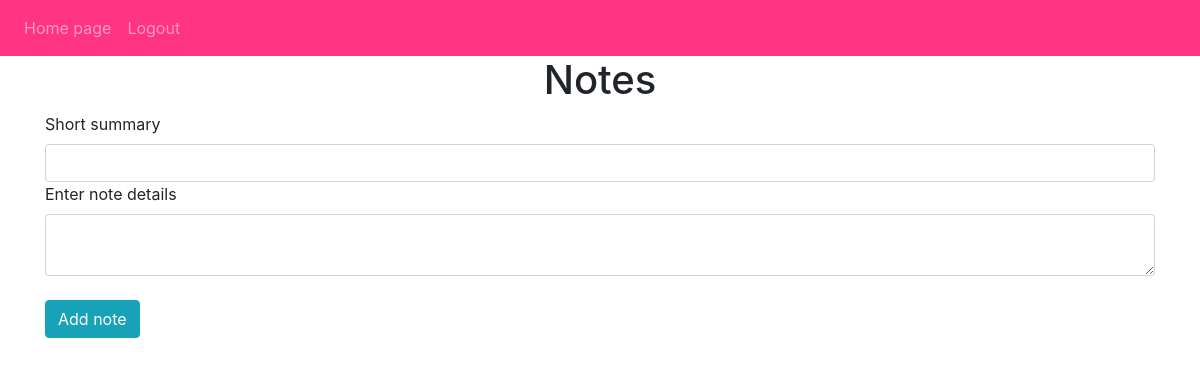
Page / (signed in) on the earlier database version.
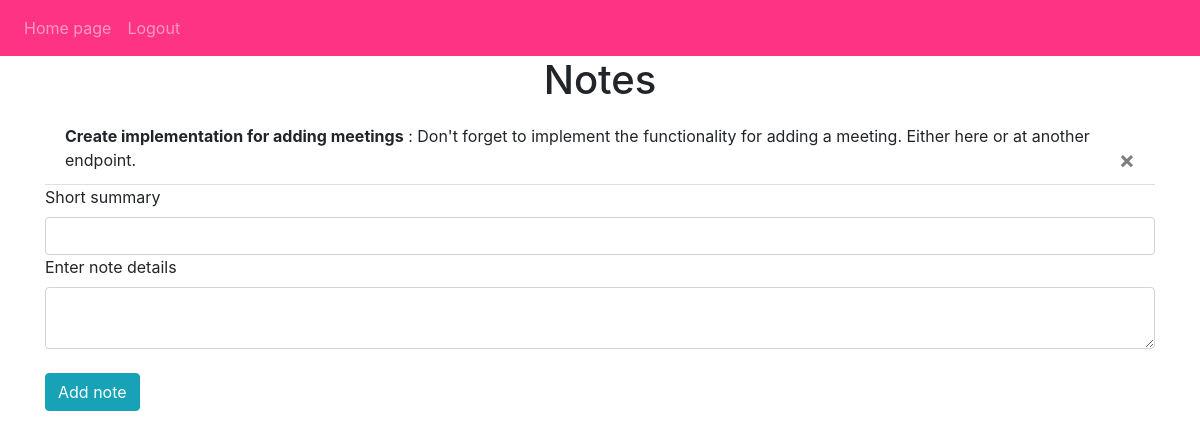
Same page on the later database version.
### planner/models.py (models this page shows)
class Note(db.Model):
    id = db.Column(db.Integer, primary_key=True)
    summary = db.Column(db.String(50))
    data = db.Column(db.String(1000))
    date_created = db.Column(db.DateTime(timezone=True), default=func.now())
    user_id = db.Column(db.Integer, db.ForeignKey('user.id'))

### planner/views.py (the view, shortened to what this page needs)
@views.route('/', methods=['GET', 'POST'])
@login_required
def index():
    return render_template('home.html', user=current_user)

### planner/__init__.py (called while the page is built)
def create_app():
    app = Flask(__name__)
    app.config['SECRET_KEY'] = 'abcd1234efgh5678'
    app.config['SQLALCHEMY_DATABASE_URI'] = f'sqlite:///{DB_NAME}'
    db.init_app(app)
    from .views import views
    from .auth import auth
    app.register_blueprint(views, url_prefix='/')
    app.register_blueprint(auth, url_prefix='/')
    from .models import User, Note, Meeting
    with app.app_context():
        if not path.exists(f'instance/{DB_NAME}'):
            db.create_all()
            print('Created Database!')
    login_manager = LoginManager()
    login_manager.login_view = 'auth.login'
    login_manager.init_app(app)
    @login_manager.user_loader
    def load_user(id):
        return User.query.get(int(id))
    return app

### planner/templates/home.html (shortened to what this page needs)
{% extends "base.html" %}
{% block content %}
<h1 align="center">Notes</h1>
<ul class="list-group list-group-flush" id="notes">
    {% for note in user.notes %}
    <li class="list-group-item"><b>{{ note.summary }}</b> : {{ note.data }}
    <button type="button"
            class="close"
            onClick="deleteNote({{ note.id }})">
        <span aria-hidden="true">&times;</span>
    </button>
    </li>
    {% endfor %}
</ul>
<form method="POST">
    <label for="summary">Short summary</label>
    <input type="text" class="form-control" id="summary" name="summary"/>
    <label for="data">Enter note details</label>
    <textarea name="data" id="data" class="form-control"></textarea>
    <br>
    <button type="submit" class="btn btn-info">Add note</button>
</form>
{% endblock %}

### planner/templates/base.html (shortened to what this page needs)
<!DOCTYPE html>
<html lang="en">
<head>
    <link
      rel="stylesheet"
      href="https://stackpath.bootstrapcdn.com/bootstrap/4.4.1/css/bootstrap.min.css"
    />
    <link
      rel="stylesheet"
      href="https://stackpath.bootstrapcdn.com/font-awesome/4.7.0/css/font-awesome.min.css"
    />
</head>
<body>
    <nav class="navbar navbar-expand-lg navbar-dark" style="background-color: #FF3384;">
      <div class="collapse navbar-collapse" id="navbar">
            <div class="navbar-nav">
                {% if user.is_authenticated %}
                <a class="nav-item nav-link" id="home" href="/">Home page</a>
                <a class="nav-item nav-link" id="logout" href="/logout">Logout</a>
                {% else %}
                <a class="nav-item nav-link" id="login" href="/login">Login</a>
                <a class="nav-item nav-link" id="signUp" href="/sign-up">Sign Up</a>
                {% endif %}
            </div>
        </div>
    </nav>
    <div class="container">{% block content %} {% endblock %}</div>
</body>
</html>

Differences in the rows shown:
added Note: summary "Create implementation for adding meetings", data "Don't forget to implement the functionality for adding a meeting. Either here or at another endpoint."
